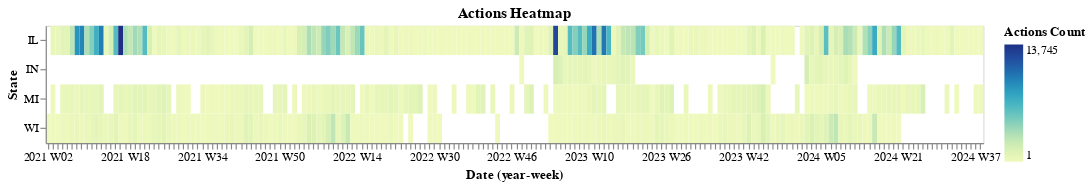

The notebook cell saved with this chart:
### Markdown cell above
### 4.1 - Actions Heatmap

Generate a heatmap (using `mark_rect`) with:

- a row per state
- each row consists of shaded marks with shading based on the total action count for a given week

Tip: Use the 'yearweek(date)' aggregation for the X channel.

See `imgs/ex4.1.png`.

### Code cell
def actions_heatmap_scaled(df):
    #Cite:https://stackoverflow.com/questions/45281297/group-by-week-in-pandas
    data = (df.groupby(['state', pd.Grouper(key='date', freq='W')])
            .size()
            .reset_index(name='count'))

    heatmap = alt.Chart(data).mark_rect().encode(
        alt.X('yearweek(date):O').title('Date (year-week)'),
        alt.Y("state:N").title("State"),
        alt.Color('count:Q').title('Actions Count'),
    ).properties(width=800, height=100,title='Actions Heatmap')
    
    return heatmap

actions_heatmap_scaled(actions_df())

### Figure 1 — Vega specification as saved in the notebook (floating-point values rounded to 4 significant figures; data arrays with more than 128 entries replaced by an {"elided": "..."} marker saying what was removed)
{"$schema": "https://vega.github.io/schema/vega/v5.json", "data": [{"name": "source_0", "values": {"elided": "516 records"}, "transform": [{"type": "formula", "expr": "toDate(datum['yearweek_date'])", "as": "yearweek_date"}]}, {"name": "source_0_x_domain_yearweek_date", "values": {"elided": "194 records"}, "transform": [{"type": "formula", "expr": "toDate(datum['yearweek_date'])", "as": "yearweek_date"}]}, {"name": "source_0_y_domain_state", "values": [{"state": "IL"}, {"state": "IN"}, {"state": "MI"}, {"state": "WI"}]}, {"name": "source_0_color_domain_count", "values": [{"min": 1, "max": 13745}]}], "marks": [{"type": "rect", "name": "marks", "from": {"data": "source_0"}, "encode": {"update": {"fill": {"field": "count", "scale": "color"}, "width": {"signal": "max(0.25, bandwidth('x'))"}, "height": {"signal": "max(0.25, bandwidth('y'))"}, "y": {"field": "state", "scale": "y"}, "x": {"field": "yearweek_date", "scale": "x"}}}, "style": ["rect"]}], "scales": [{"name": "x", "type": "band", "domain": {"data": "source_0_x_domain_yearweek_date", "field": "yearweek_date", "sort": true}, "range": [0, {"signal": "width"}], "paddingOuter": 0, "paddingInner": 0}, {"name": "y", "type": "band", "domain": {"data": "source_0_y_domain_state", "field": "state", "sort": true}, "range": [0, {"signal": "height"}], "paddingInner": 0, "paddingOuter": 0}, {"name": "color", "type": "linear", "domain": [{"signal": "(data(\"source_0_color_domain_count\")[0] || {}).min"}, {"signal": "(data(\"source_0_color_domain_count\")[0] || {}).max"}], "range": "heatmap", "interpolate": "hcl", "zero": false}], "axes": [{"scale": "x", "formatType": "time", "grid": false, "tickMinStep": {"signal": "datetime(2001, 0, 8, 0, 0, 0, 0) - datetime(2001, 0, 1, 0, 0, 0, 0)"}, "labelOverlap": true, "zindex": 1, "title": "Date (year-week)", "format": {"signal": "timeUnitSpecifier([\"year\",\"week\"], {\"year-month\":\"%b %Y \",\"year-month-date\":\"%b %d, %Y \"})"}, "orient": "bottom"}, {"scale": "y", "title": "State", "grid": false, "orient": "left", "zindex": 1}], "title": {"text": "Actions Heatmap", "frame": "group"}, "padding": 5, "background": "white", "legends": [{"title": "Actions Count", "fill": "color", "gradientLength": {"signal": "clamp(height, 64, 200)"}}], "style": "cell", "height": 100, "width": 800}
